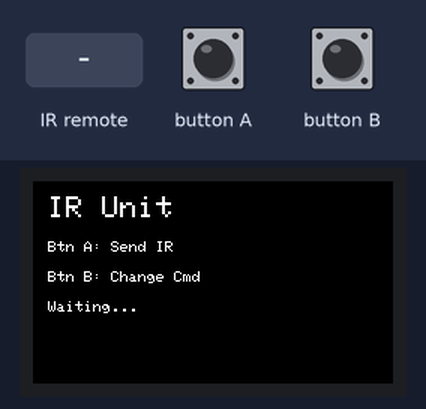
This sketch was run on a simulated ESP32. Shown: 240×135 colour display. Inputs (shaded band) come from the test bench. What the sketch prints to the serial monitor is not drawn.

Above: at 0.2 s.
3.5 s: infrared code 0x00 received
At 5.3 s:
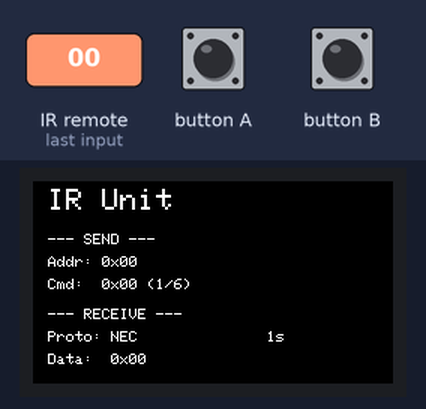
6.5 s: button A pressed for 0.15 s
At 9.3 s:
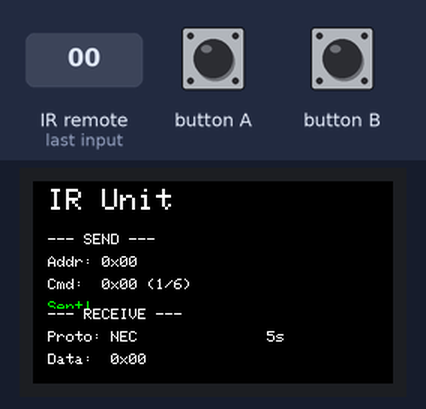
9.6 s: button B pressed for 0.15 s
At 11.3 s:
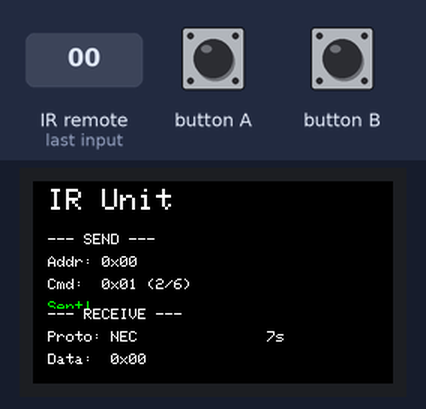
12.0 s: button A pressed for 1 s
At 12.5 s:
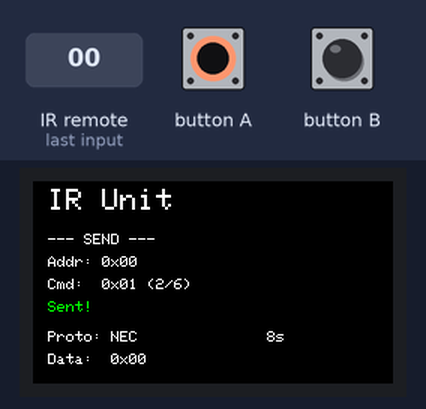
14.5 s: button B pressed for 1 s
At 15.3 s:
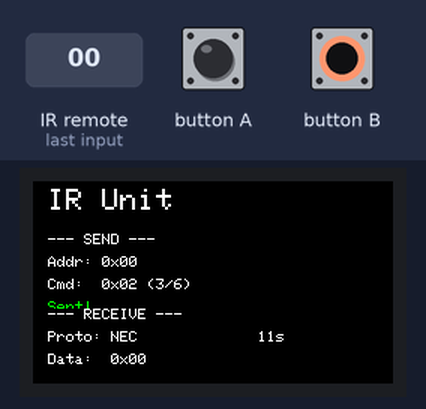
Timing chart, 0 to 17.5 s (numbered marks = the images above; inputs shaded):
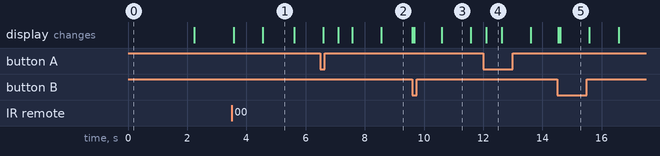

Measured:
- after the input at 3.5 s, the display: first changes after 0.07 s (image 1 shows a later state)
- after the input at 6.5 s, the display: first changes after 0.09 s (image 2 shows a later state)
- what the display in image 4 shows lasts 0.5 s, from 12.1 s to 12.6 s

The sketch:

infrared_unit.ino
```cpp
/*
 * M5StickC Plus 1.1 Infrared Unit Sample
 *
 * このサンプルはM5StickC Plus 1.1にInfrared Unitを接続して
 * 赤外線リモコンの送受信を行います。
 *
 * 接続:
 * - Infrared UnitをM5StickC Plus 1.1のGrove端子（HAT端子）に接続
 * - GPIO32: IR送信ピン
 * - GPIO33: IR受信ピン
 *
 * ボタン操作:
 * - ボタンA (M5ボタン): テストコマンド送信
 * - ボタンB (側面ボタン): 送信コマンド切り替え
 *
 * 必要なライブラリ:
 * - IRremote (ライブラリマネージャーからインストール)
 */

#include <M5StickCPlus.h>
#include <IRremote.hpp>

// IR設定
#define IR_SEND_PIN 32    // GPIO32 (送信)
#define IR_RECEIVE_PIN 33 // GPIO33 (受信)

// NECプロトコルのテストコマンド
#define NEC_ADDRESS 0x00  // アドレス
uint8_t testCommands[] = {0x00, 0x01, 0x02, 0x03, 0x04, 0x05};  // コマンド
int currentCommandIndex = 0;

// 受信データ
unsigned long lastReceiveTime = 0;
uint32_t lastReceivedData = 0;
String lastProtocol = "";

void setup() {
  M5.begin();

  // IR受信初期化
  IrReceiver.begin(IR_RECEIVE_PIN, ENABLE_LED_FEEDBACK);

  // IR送信初期化
  IrSender.begin(IR_SEND_PIN);

  // 画面の初期化
  M5.Lcd.setRotation(3);
  M5.Lcd.fillScreen(BLACK);
  M5.Lcd.setTextSize(2);
  M5.Lcd.setCursor(10, 10);
  M5.Lcd.println("IR Unit");
  M5.Lcd.setTextSize(1);
  M5.Lcd.setCursor(10, 40);
  M5.Lcd.println("Btn A: Send IR");
  M5.Lcd.setCursor(10, 60);
  M5.Lcd.println("Btn B: Change Cmd");
  M5.Lcd.setCursor(10, 80);
  M5.Lcd.println("Waiting...");

  Serial.begin(115200);
  Serial.println("M5StickC Plus 1.1 Infrared Unit Sample Started");
  Serial.println("IR Receiver ready on GPIO33");
  Serial.println("IR Sender ready on GPIO32");

  delay(2000);
  M5.Lcd.fillScreen(BLACK);
}

void loop() {
  M5.update();

  // ボタンA: IR送信
  if (M5.BtnA.wasPressed()) {
    sendIRCommand();
  }

  // ボタンB: 送信コマンド切り替え
  if (M5.BtnB.wasPressed()) {
    currentCommandIndex = (currentCommandIndex + 1) % (sizeof(testCommands) / sizeof(testCommands[0]));
    M5.Lcd.fillRect(0, 100, 240, 20, BLACK);
    Serial.print("Command changed to: 0x");
    Serial.println(testCommands[currentCommandIndex], HEX);
  }

  // IR受信チェック
  if (IrReceiver.decode()) {
    handleIRReceive();
    IrReceiver.resume();  // 次の受信のための準備
  }

  // 画面表示更新
  displayStatus();

  delay(50);
}

void sendIRCommand() {
  uint8_t command = testCommands[currentCommandIndex];

  // NEC形式で送信
  IrSender.sendNEC(NEC_ADDRESS, command, 0);  // 3番目の引数は繰り返し回数

  M5.Lcd.fillRect(0, 80, 240, 20, BLACK);
  M5.Lcd.setCursor(10, 80);
  M5.Lcd.setTextColor(GREEN, BLACK);
  M5.Lcd.print("Sent!");
  M5.Lcd.setTextColor(WHITE, BLACK);

  Serial.println("=============================");
  Serial.println("IR Command Sent!");
  Serial.print("Address: 0x");
  Serial.println(NEC_ADDRESS, HEX);
  Serial.print("Command: 0x");
  Serial.println(command, HEX);
  Serial.println("=============================");

  delay(500);
}

void handleIRReceive() {
  lastReceiveTime = millis();

  // プロトコル判定
  if (IrReceiver.decodedIRData.protocol == NEC) {
    lastProtocol = "NEC";
    lastReceivedData = IrReceiver.decodedIRData.command;
  } else if (IrReceiver.decodedIRData.protocol == SONY) {
    lastProtocol = "SONY";
    lastReceivedData = IrReceiver.decodedIRData.command;
  } else if (IrReceiver.decodedIRData.protocol == RC5) {
    lastProtocol = "RC5";
    lastReceivedData = IrReceiver.decodedIRData.command;
  } else if (IrReceiver.decodedIRData.protocol == RC6) {
    lastProtocol = "RC6";
    lastReceivedData = IrReceiver.decodedIRData.command;
  } else {
    lastProtocol = "UNKNOWN";
    lastReceivedData = IrReceiver.decodedIRData.decodedRawData;
  }

  Serial.println("=============================");
  Serial.println("IR Signal Received!");
  Serial.print("Protocol: ");
  Serial.println(lastProtocol);
  Serial.print("Address: 0x");
  Serial.println(IrReceiver.decodedIRData.address, HEX);
  Serial.print("Command: 0x");
  Serial.println(IrReceiver.decodedIRData.command, HEX);
  Serial.print("Raw Data: 0x");
  Serial.println(IrReceiver.decodedIRData.decodedRawData, HEX);
  Serial.println("=============================");
}

void displayStatus() {
  // タイトル
  M5.Lcd.setTextSize(2);
  M5.Lcd.setCursor(10, 5);
  M5.Lcd.println("IR Unit");

  // 送信コマンド情報
  M5.Lcd.setTextSize(1);
  M5.Lcd.setCursor(10, 35);
  M5.Lcd.println("--- SEND ---");
  M5.Lcd.setCursor(10, 50);
  M5.Lcd.printf("Addr: 0x%02X      ", NEC_ADDRESS);
  M5.Lcd.setCursor(10, 65);
  M5.Lcd.printf("Cmd:  0x%02X (%d/%d)",
                testCommands[currentCommandIndex],
                currentCommandIndex + 1,
                sizeof(testCommands) / sizeof(testCommands[0]));

  // 受信情報
  M5.Lcd.setCursor(10, 85);
  M5.Lcd.println("--- RECEIVE ---");

  if (lastProtocol != "") {
    M5.Lcd.setCursor(10, 100);
    M5.Lcd.printf("Proto: %s      ", lastProtocol.c_str());
    M5.Lcd.setCursor(10, 115);
    M5.Lcd.printf("Data:  0x%02X      ", lastReceivedData);

    // 最後の受信からの経過時間
    unsigned long elapsed = (millis() - lastReceiveTime) / 1000;
    if (elapsed < 60) {
      M5.Lcd.setCursor(150, 100);
      M5.Lcd.printf("%2lus  ", elapsed);
    }
  } else {
    M5.Lcd.setCursor(10, 100);
    M5.Lcd.println("No data          ");
  }
}
```
